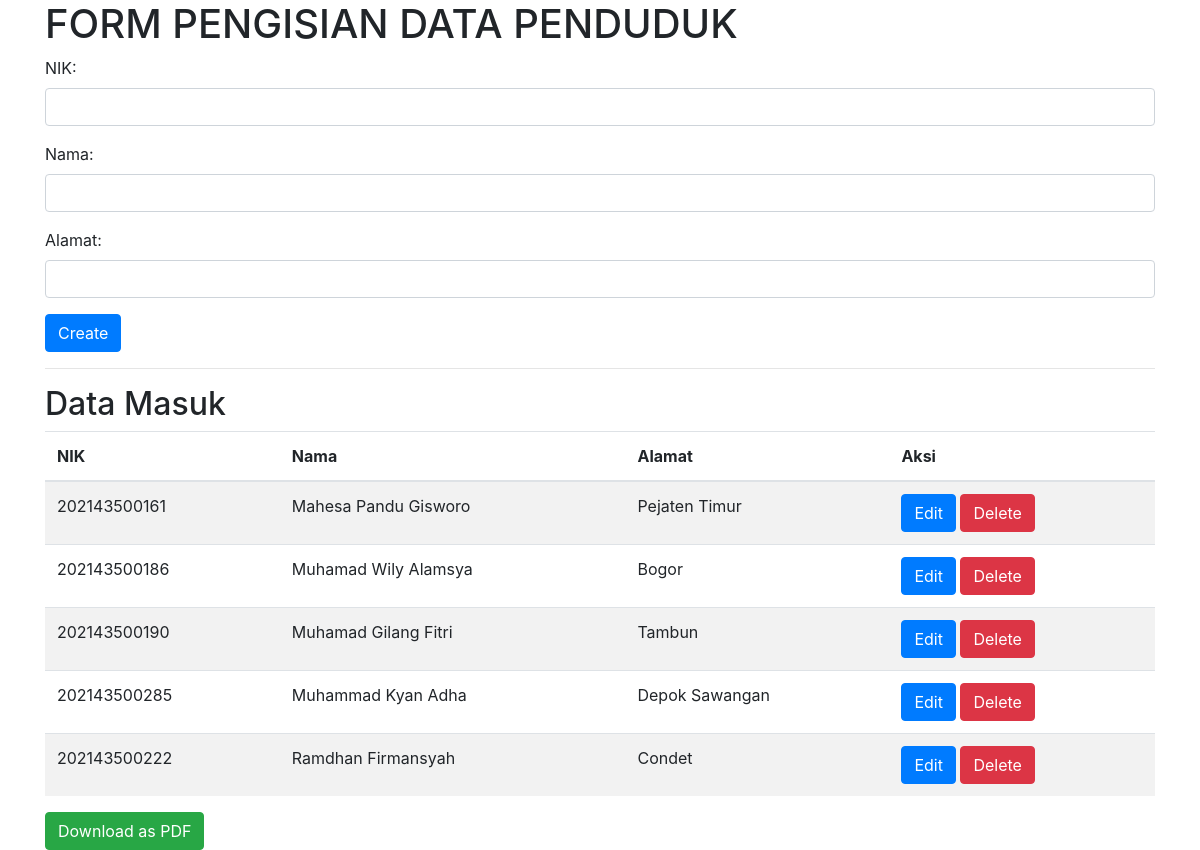
/form.php (signed in), run on the app's committed database.
### tables this page shows
CREATE TABLE `data_penduduk` (
  `id` int(20) NOT NULL,
  `nik` varchar(20) NOT NULL,
  `nama` varchar(20) NOT NULL,
  `alamat` varchar(20) NOT NULL
);

### form.php (the view, shortened to what this page needs)
<?php
$conn = mysqli_connect("localhost", "root", "", "db_penduduk");
?>
<!DOCTYPE html>
<html>
<head>
    <link rel="stylesheet" href="https://maxcdn.bootstrapcdn.com/bootstrap/4.0.0/css/bootstrap.min.css">
</head>
<body>
    <div class="container">
        <div class="row">
            <div class="col-md-12">
                <h1>FORM PENGISIAN DATA PENDUDUK</h1>
                <form action="" method="post">
                <div class="form-group">
                        <label for="nik">NIK:</label>
                        <input type="text" class="form-control" id="nik" name="nik" required>
                    </div>
                    <div class="form-group">
                        <label for="nama">Nama:</label>
                        <input type="text" class="form-control" id="nama" name="nama" required>
                    </div>
                    <div class="form-group">
                        <label for="alamat">Alamat:</label>
                        <input type="text" class="form-control" id="alamat" name="alamat" required>
                    </div>
                    <button type="submit" class="btn btn-primary" name="submit">Create</button>
                </form>
                <hr>
                <h2>Data Masuk</h2>
                <table class="table table-striped">
                    <thead>
                        <tr>
                            <th>NIK</th>
                            <th>Nama</th>
                            <th>Alamat</th>
                            <th>Aksi</th>
                        </tr>
                    </thead>
                    <tbody>
                        <?php
                        $query = "SELECT * FROM data_penduduk";
                        $result = mysqli_query($conn, $query);
                        while($data = mysqli_fetch_assoc($result)){?>
                        <tr>
                            <td><?php echo $data['nik'];?></td>
                            <td><?php echo $data['nama'];?></td>
                            <td><?php echo $data['alamat'];?></td>
                            <td>
                                <a href="edit.php?id=<?php echo $data['id'];?>" class="btn btn-primary">Edit</a>
                                <a href="delete.php?delete=<?php echo $data['id'];?>" class="btn btn-danger">Delete</a>
                            </td>
                        </tr>
                        <?php }?>
                    </tbody>
                </table>
                <a href="#" onclick="downloadPDF()" class="btn btn-success">Download as PDF</a>
            </div>
        </div>
    </div>
</body>
</html>

### data on the page
data_penduduk: nik "202143500161", nama "Mahesa Pandu Gisworo", alamat "Pejaten Timur"
data_penduduk: nik "202143500186", nama "Muhamad Wily Alamsya", alamat "Bogor"
data_penduduk: nik "202143500190", nama "Muhamad Gilang Fitri", alamat "Tambun"
data_penduduk: nik "202143500285", nama "Muhammad Kyan Adha", alamat "Depok Sawangan"
data_penduduk: nik "202143500222", nama "Ramdhan Firmansyah", alamat "Condet"
